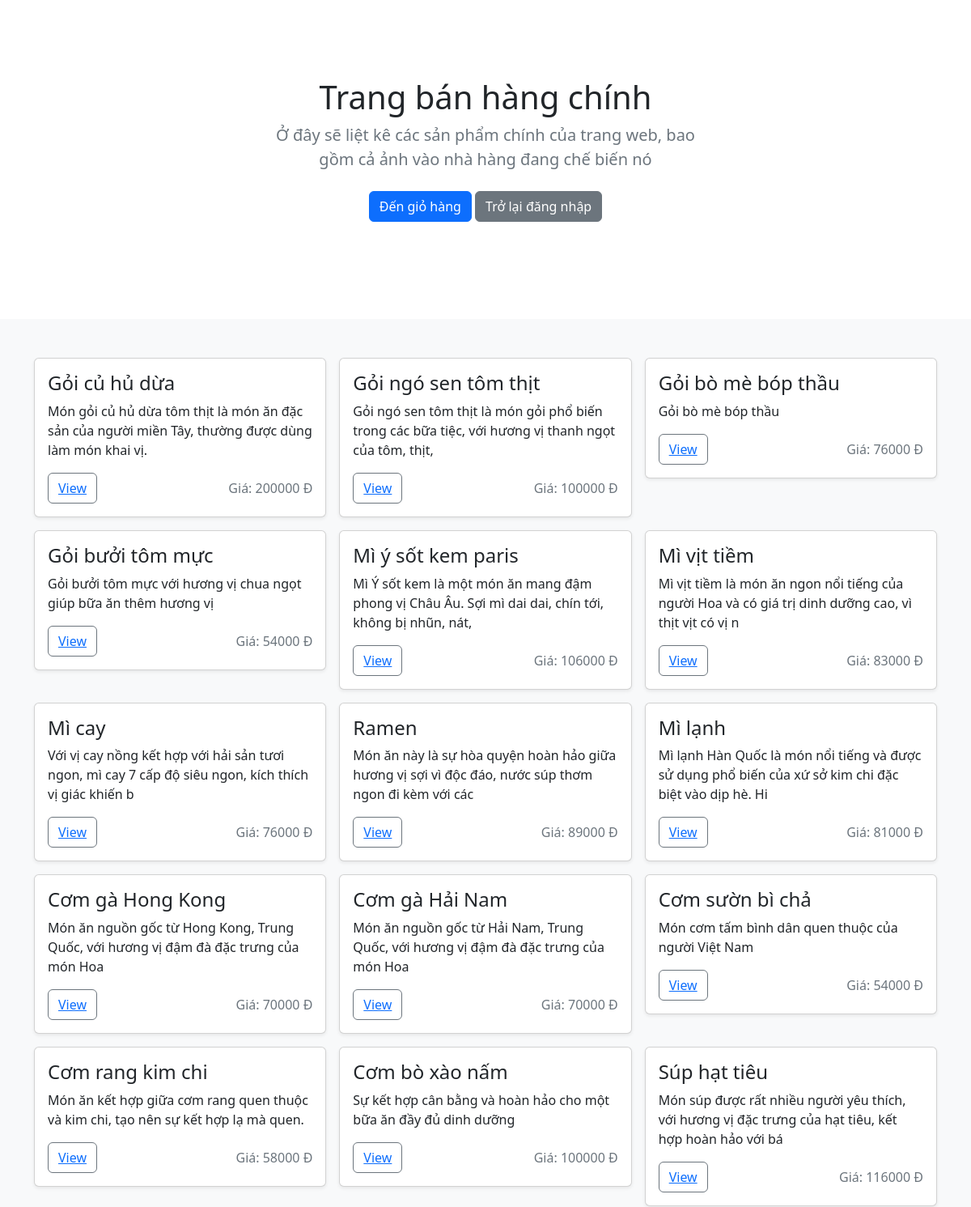
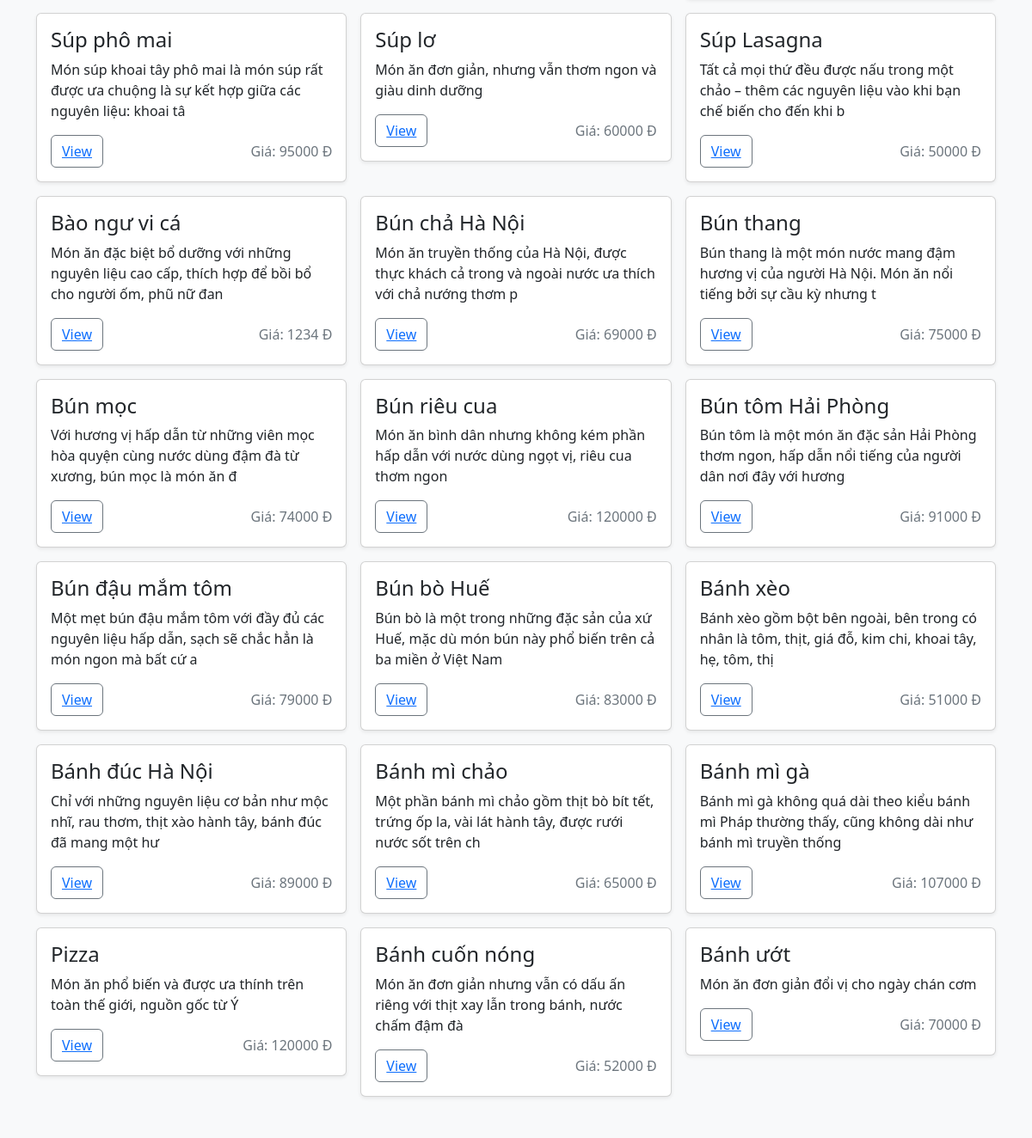
The app's page /view/index.php with its own data (2 pictures, top to bottom).
### tables this page shows
CREATE TABLE `mon_an` (
  `tenMonAn` varchar(50) NOT NULL,
  `maMonAn` varchar(15) NOT NULL,
  `moTaMonan` varchar(100) NOT NULL,
  `giaNiemYet` int(11) NOT NULL
);

### view/index.php (the view, shortened to what this page needs)
<!doctype html>
<html lang='en'>
<head>
    <link href='https://cdn.jsdelivr.net/npm/bootstrap@5.2.3/dist/css/bootstrap.min.css' rel='stylesheet'>
</head>
<body>
    <main>
        <section class='py-5 text-center container'>
            <div class='row py-lg-5'>
                <div class='col-lg-6 col-md-8 mx-auto'>
                    <h1 class='fw-light'>Trang bán hàng chính</h1>
                    <p class='lead text-muted'>Ở đây sẽ liệt kê các sản phẩm chính của trang web, bao gồm cả ảnh vào nhà hàng đang chế biến nó</p>
                    <p>
                        <a href='#' class='btn btn-primary my-2'>Đến giỏ hàng</a>
                        <a href='../' class='btn btn-secondary my-2'>Trở lại đăng nhập</a>
                    </p>
                </div>
            </div>
        </section>
        <div class='album py-5 bg-light'>
            <div class='container'>
                <div class='row row-cols-1 row-cols-sm-2 row-cols-md-3 g-3'>
                    <?php
                    $conn = OpenCon();
                    $query = "SELECT * FROM `mon_an`;";
                    $result = $conn->query($query);
                    if ($result->num_rows > 0) {
                        while ($row = $result->fetch_assoc()) {
                            $maMonAn = $row['maMonAn'];
                            $tenMonAn = $row['tenMonAn'];
                            $moTaMonan = $row['moTaMonan'];
                            $giaNiemYet = $row['giaNiemYet'];
                            $query = "SELECT * FROM `anh_mon_an` WHERE maMonAn = '$maMonAn';";
                            $result1 = $conn->query($query);
                            $result2 = $result1->fetch_assoc()['anhMonAn'];
                            echo "<div class='col'>
                        <div class='card shadow-sm'>
                            <img src='$result2' alt=''>
                            <div class='card-body'>
                                <h4 class='card-title'>$tenMonAn</h4>
                                <p class='card-text'>$moTaMonan</p>
                                <div class='d-flex justify-content-between align-items-center'>
                                    <div class='btn-group'>
                                        <button type='button' class='btn btn-outline-secondary'><a href='view_detail/index.php?maMonAn=$maMonAn'>View</a></button>
                                    </div>
                                    <div class='text-muted text-bold align-middle'>Giá: $giaNiemYet Đ</div>
                                </div>
                            </div>
                        </div>
                    </div>";
                        }
                    }
                    ?>
                </div>
            </div>
        </div>
    </main>
</body>
</html>

### records on screen
mon_an: tenMonAn "Gỏi củ hủ dừa", moTaMonan "Món gỏi củ hủ dừa tôm thịt là món ăn đặc sản của người miền Tây, thường được dùng làm món khai vị.", giaNiemYet "200000"
mon_an: tenMonAn "Gỏi ngó sen tôm thịt", moTaMonan "Gỏi ngó sen tôm thịt là món gỏi phổ biến trong các bữa tiệc, với hương vị thanh ngọt của tôm, thịt,", giaNiemYet "100000"
mon_an: tenMonAn "Gỏi bò mè bóp thầu", moTaMonan "Gỏi bò mè bóp thầu", giaNiemYet "76000"
mon_an: tenMonAn "Gỏi bưởi tôm mực", moTaMonan "Gỏi bưởi tôm mực với hương vị chua ngọt giúp bữa ăn thêm hương vị", giaNiemYet "54000"
mon_an: tenMonAn "Mì ý sốt kem paris", moTaMonan "Mì Ý sốt kem là một món ăn mang đậm phong vị Châu Âu. Sợi mì dai dai, chín tới, không bị nhũn, nát,", giaNiemYet "106000"
mon_an: tenMonAn "Mì vịt tiềm", moTaMonan "Mì vịt tiềm là món ăn ngon nổi tiếng của người Hoa và có giá trị dinh dưỡng cao, vì thịt vịt có vị n", giaNiemYet "83000"
mon_an: tenMonAn "Mì cay", moTaMonan "Với vị cay nồng kết hợp với hải sản tươi ngon, mì cay 7 cấp độ siêu ngon, kích thích vị giác khiến b", giaNiemYet "76000"
mon_an: tenMonAn "Ramen", moTaMonan "Món ăn này là sự hòa quyện hoàn hảo giữa hương vị sợi vì độc đáo, nước súp thơm ngon đi kèm với các", giaNiemYet "89000"
mon_an: tenMonAn "Mì lạnh", moTaMonan "Mì lạnh Hàn Quốc là món nổi tiếng và được sử dụng phổ biến của xứ sở kim chi đặc biệt vào dịp hè. Hi", giaNiemYet "81000"
mon_an: tenMonAn "Cơm gà Hong Kong", moTaMonan "Món ăn nguồn gốc từ Hong Kong, Trung Quốc, với hương vị đậm đà đặc trưng của món Hoa", giaNiemYet "70000"
mon_an: tenMonAn "Cơm gà Hải Nam", moTaMonan "Món ăn nguồn gốc từ Hải Nam, Trung Quốc, với hương vị đậm đà đặc trưng của món Hoa", giaNiemYet "70000"
mon_an: tenMonAn "Cơm sườn bì chả", moTaMonan "Món cơm tấm bình dân quen thuộc của người Việt Nam", giaNiemYet "54000"
mon_an: tenMonAn "Cơm rang kim chi", moTaMonan "Món ăn kết hợp giữa cơm rang quen thuộc và kim chi, tạo nên sự kết hợp lạ mà quen.", giaNiemYet "58000"
mon_an: tenMonAn "Cơm bò xào nấm", moTaMonan "Sự kết hợp cân bằng và hoàn hảo cho một bữa ăn đầy đủ dinh dưỡng", giaNiemYet "100000"
mon_an: tenMonAn "Súp hạt tiêu", moTaMonan "Món súp được rất nhiều người yêu thích, với hương vị đặc trưng của hạt tiêu, kết hợp hoàn hảo với bá", giaNiemYet "116000"
mon_an: tenMonAn "Súp phô mai", moTaMonan "Món súp khoai tây phô mai là món súp rất được ưa chuộng là sự kết hợp giữa các nguyên liệu: khoai tâ", giaNiemYet "95000"
mon_an: tenMonAn "Súp lơ", moTaMonan "Món ăn đơn giản, nhưng vẫn thơm ngon và giàu dinh dưỡng", giaNiemYet "60000"
mon_an: tenMonAn "Súp Lasagna", moTaMonan "Tất cả mọi thứ đều được nấu trong một chảo – thêm các nguyên liệu vào khi bạn chế biến cho đến khi b", giaNiemYet "50000"
mon_an: tenMonAn "Bào ngư vi cá", moTaMonan "Món ăn đặc biệt bổ dưỡng với những nguyên liệu cao cấp, thích hợp để bồi bổ cho người ốm, phũ nữ đan", giaNiemYet "1234"
mon_an: tenMonAn "Bún chả Hà Nội", moTaMonan "Món ăn truyền thống của Hà Nội, được thực khách cả trong và ngoài nước ưa thích với chả nướng thơm p", giaNiemYet "69000"
mon_an: tenMonAn "Bún thang", moTaMonan "Bún thang là một món nước mang đậm hương vị của người Hà Nội. Món ăn nổi tiếng bởi sự cầu kỳ nhưng t", giaNiemYet "75000"
mon_an: tenMonAn "Bún mọc", moTaMonan "Với hương vị hấp dẫn từ những viên mọc hòa quyện cùng nước dùng đậm đà từ xương, bún mọc là món ăn đ", giaNiemYet "74000"
mon_an: tenMonAn "Bún riêu cua", moTaMonan "Món ăn bình dân nhưng không kém phần hấp dẫn với nước dùng ngọt vị, riêu cua thơm ngon", giaNiemYet "120000"
mon_an: tenMonAn "Bún tôm Hải Phòng", moTaMonan "Bún tôm là một món ăn đặc sản Hải Phòng thơm ngon, hấp dẫn nổi tiếng của người dân nơi đây với hương", giaNiemYet "91000"
mon_an: tenMonAn "Bún đậu mắm tôm", moTaMonan "Một mẹt bún đậu mắm tôm với đầy đủ các nguyên liệu hấp dẫn, sạch sẽ chắc hẳn là món ngon mà bất cứ a", giaNiemYet "79000"
mon_an: tenMonAn "Bún bò Huế", moTaMonan "Bún bò là một trong những đặc sản của xứ Huế, mặc dù món bún này phổ biến trên cả ba miền ở Việt Nam", giaNiemYet "83000"
mon_an: tenMonAn "Bánh xèo", moTaMonan "Bánh xèo gồm bột bên ngoài, bên trong có nhân là tôm, thịt, giá đỗ, kim chi, khoai tây, hẹ, tôm, thị", giaNiemYet "51000"
mon_an: tenMonAn "Bánh đúc Hà Nội", moTaMonan "Chỉ với những nguyên liệu cơ bản như mộc nhĩ, rau thơm, thịt xào hành tây, bánh đúc đã mang một hư", giaNiemYet "89000"
mon_an: tenMonAn "Bánh mì chảo", moTaMonan "Một phần bánh mì chảo gồm thịt bò bít tết, trứng ốp la, vài lát hành tây, được rưới nước sốt trên ch", giaNiemYet "65000"
mon_an: tenMonAn "Bánh mì gà", moTaMonan "Bánh mì gà không quá dài theo kiểu bánh mì Pháp thường thấy, cũng không dài như bánh mì truyền thống", giaNiemYet "107000"
mon_an: tenMonAn "Pizza", moTaMonan "Món ăn phổ biến và được ưa thính trên toàn thế giới, nguồn gốc từ Ý", giaNiemYet "120000"
mon_an: tenMonAn "Bánh cuốn nóng", moTaMonan "Món ăn đơn giản nhưng vẫn có dấu ấn riêng với thịt xay lẫn trong bánh, nước chấm đậm đà", giaNiemYet "52000"
mon_an: tenMonAn "Bánh ướt", moTaMonan "Món ăn đơn giản đổi vị cho ngày chán cơm", giaNiemYet "70000"
